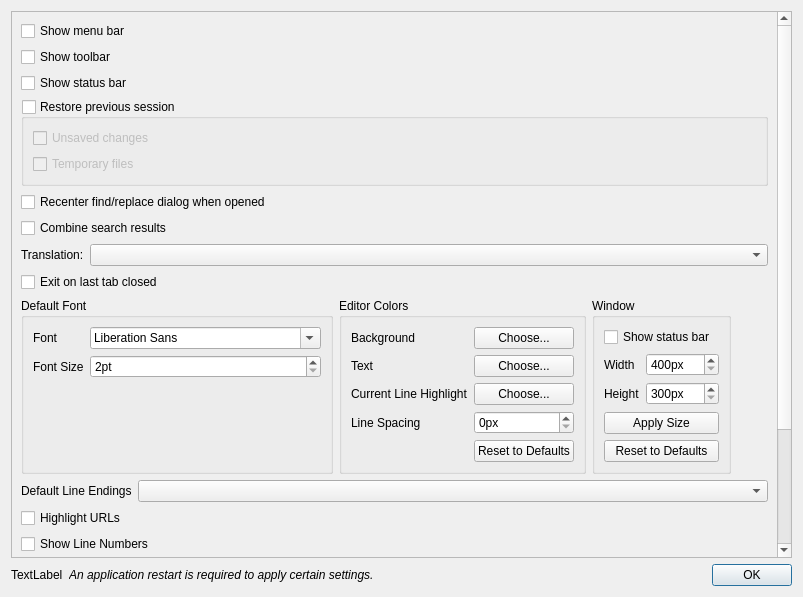
<?xml version="1.0" encoding="UTF-8"?>
<ui version="4.0">
 <class>PreferencesDialog</class>
 <widget class="QDialog" name="PreferencesDialog">
  <property name="geometry">
   <rect>
    <x>0</x>
    <y>0</y>
    <width>803</width>
    <height>597</height>
   </rect>
  </property>
  <property name="windowTitle">
   <string>Preferences</string>
  </property>
  <layout class="QVBoxLayout" name="verticalLayout">
   <item>
    <widget class="QScrollArea" name="scrollArea">
     <property name="widgetResizable">
      <bool>true</bool>
     </property>
     <widget class="QWidget" name="scrollAreaWidgetContents">
      <property name="geometry">
       <rect>
        <x>0</x>
        <y>-99</y>
        <width>769</width>
        <height>644</height>
       </rect>
      </property>
      <layout class="QVBoxLayout" name="verticalLayout_4">
       <item>
        <layout class="QVBoxLayout" name="verticalLayout_2">
         <item>
          <widget class="QCheckBox" name="checkBoxMenuBar">
           <property name="text">
            <string>Show menu bar</string>
           </property>
          </widget>
         </item>
         <item>
          <widget class="QCheckBox" name="checkBoxToolBar">
           <property name="text">
            <string>Show toolbar</string>
           </property>
          </widget>
         </item>
         <item>
          <widget class="QCheckBox" name="checkBoxStatusBar">
           <property name="text">
            <string>Show status bar</string>
           </property>
          </widget>
         </item>
         <item>
          <widget class="QGroupBox" name="gbxRestorePreviousSession">
           <property name="title">
            <string>Restore previous session</string>
           </property>
           <property name="checkable">
            <bool>true</bool>
           </property>
           <property name="checked">
            <bool>false</bool>
           </property>
           <layout class="QVBoxLayout" name="verticalLayout_3">
            <item>
             <widget class="QCheckBox" name="checkBoxUnsavedFiles">
              <property name="text">
               <string>Unsaved changes</string>
              </property>
             </widget>
            </item>
            <item>
             <widget class="QCheckBox" name="checkBoxRestoreTempFiles">
              <property name="text">
               <string>Temporary files</string>
              </property>
             </widget>
            </item>
           </layout>
          </widget>
         </item>
        </layout>
       </item>
       <item>
        <widget class="QCheckBox" name="checkBoxRecenterSearchDialog">
         <property name="text">
          <string>Recenter find/replace dialog when opened</string>
         </property>
        </widget>
       </item>
       <item>
        <widget class="QCheckBox" name="checkBoxCombineSearchResults">
         <property name="text">
          <string>Combine search results</string>
         </property>
        </widget>
       </item>
       <item>
        <layout class="QFormLayout" name="formLayout">
         <property name="labelAlignment">
          <set>Qt::AlignLeading|Qt::AlignLeft|Qt::AlignVCenter</set>
         </property>
         <property name="formAlignment">
          <set>Qt::AlignLeading|Qt::AlignLeft|Qt::AlignTop</set>
         </property>
         <item row="0" column="1">
          <widget class="QComboBox" name="comboBoxTranslation"/>
         </item>
         <item row="0" column="0">
          <widget class="QLabel" name="label">
           <property name="text">
            <string>Translation:</string>
           </property>
          </widget>
         </item>
        </layout>
       </item>
       <item>
        <widget class="QCheckBox" name="checkBoxExitOnLastTabClosed">
         <property name="text">
          <string>Exit on last tab closed</string>
         </property>
        </widget>
       </item>
       <item>
        <layout class="QHBoxLayout" name="horizontalLayout">
         <item>
          <widget class="QGroupBox" name="groupBox">
           <property name="title">
            <string>Default Font</string>
           </property>
           <layout class="QFormLayout" name="formLayout_2">
            <item row="1" column="0">
             <widget class="QLabel" name="label_2">
              <property name="text">
               <string>Font</string>
              </property>
             </widget>
            </item>
            <item row="1" column="1">
             <widget class="QFontComboBox" name="fcbDefaultFont"/>
            </item>
            <item row="3" column="0">
             <widget class="QLabel" name="label_3">
              <property name="text">
               <string>Font Size</string>
              </property>
             </widget>
            </item>
            <item row="3" column="1">
             <widget class="QSpinBox" name="spbDefaultFontSize">
              <property name="suffix">
               <string>pt</string>
              </property>
              <property name="minimum">
               <number>2</number>
              </property>
              <property name="maximum">
               <number>48</number>
              </property>
             </widget>
            </item>
           </layout>
          </widget>
         </item>
         <item>
          <widget class="QGroupBox" name="groupBoxEditorColors">
           <property name="title">
            <string>Editor Colors</string>
           </property>
           <layout class="QFormLayout" name="formLayoutColors">
            <item row="0" column="0">
             <widget class="QLabel" name="labelBackgroundColor">
              <property name="text">
               <string>Background</string>
              </property>
             </widget>
            </item>
            <item row="0" column="1">
             <widget class="QPushButton" name="btnEditorBackgroundColor">
              <property name="text">
               <string>Choose...</string>
              </property>
             </widget>
            </item>
            <item row="1" column="0">
             <widget class="QLabel" name="labelTextColor">
              <property name="text">
               <string>Text</string>
              </property>
             </widget>
            </item>
            <item row="1" column="1">
             <widget class="QPushButton" name="btnEditorTextColor">
              <property name="text">
               <string>Choose...</string>
              </property>
             </widget>
            </item>
            <item row="2" column="0">
             <widget class="QLabel" name="labelHighlightColor">
              <property name="text">
               <string>Current Line Highlight</string>
              </property>
             </widget>
            </item>
            <item row="2" column="1">
             <widget class="QPushButton" name="btnEditorHighlightColor">
              <property name="text">
               <string>Choose...</string>
              </property>
             </widget>
            </item>
            <item row="3" column="0">
             <widget class="QLabel" name="labelLineSpacing">
              <property name="text">
               <string>Line Spacing</string>
              </property>
             </widget>
            </item>
            <item row="3" column="1">
             <widget class="QSpinBox" name="spbEditorLineSpacing">
              <property name="suffix">
               <string>px</string>
              </property>
              <property name="minimum">
               <number>0</number>
              </property>
              <property name="maximum">
               <number>30</number>
              </property>
             </widget>
            </item>
            <item row="4" column="1">
             <widget class="QPushButton" name="btnEditorColorsReset">
              <property name="text">
               <string>Reset to Defaults</string>
              </property>
             </widget>
            </item>
           </layout>
          </widget>
         </item>
         <item>
          <widget class="QGroupBox" name="groupBoxWindow">
           <property name="title">
            <string>Window</string>
           </property>
           <layout class="QVBoxLayout" name="verticalLayoutWindow">
            <item>
             <widget class="QCheckBox" name="checkBoxStatusBarWindow">
              <property name="text">
               <string>Show status bar</string>
              </property>
             </widget>
            </item>
            <item>
             <layout class="QFormLayout" name="formLayoutWindowSize">
              <item row="0" column="0">
               <widget class="QLabel" name="labelWindowWidth">
                <property name="text">
                 <string>Width</string>
                </property>
               </widget>
              </item>
              <item row="0" column="1">
               <widget class="QSpinBox" name="spbWindowWidth">
                <property name="suffix">
                 <string>px</string>
                </property>
                <property name="minimum">
                 <number>400</number>
                </property>
                <property name="maximum">
                 <number>10000</number>
                </property>
               </widget>
              </item>
              <item row="1" column="0">
               <widget class="QLabel" name="labelWindowHeight">
                <property name="text">
                 <string>Height</string>
                </property>
               </widget>
              </item>
              <item row="1" column="1">
               <widget class="QSpinBox" name="spbWindowHeight">
                <property name="suffix">
                 <string>px</string>
                </property>
                <property name="minimum">
                 <number>300</number>
                </property>
                <property name="maximum">
                 <number>10000</number>
                </property>
               </widget>
              </item>
             </layout>
            </item>
            <item>
             <widget class="QPushButton" name="btnApplyWindowSize">
              <property name="text">
               <string>Apply Size</string>
              </property>
             </widget>
            </item>
            <item>
             <widget class="QPushButton" name="btnWindowReset">
              <property name="text">
               <string>Reset to Defaults</string>
              </property>
             </widget>
            </item>
           </layout>
          </widget>
         </item>
         <item>
          <spacer name="horizontalSpacer">
           <property name="orientation">
            <enum>Qt::Horizontal</enum>
           </property>
           <property name="sizeHint" stdset="0">
            <size>
             <width>40</width>
             <height>20</height>
            </size>
           </property>
          </spacer>
         </item>
        </layout>
       </item>
       <item>
        <layout class="QFormLayout" name="formLayout_3">
         <item row="0" column="0">
          <widget class="QLabel" name="label_4">
           <property name="text">
            <string>Default Line Endings</string>
           </property>
          </widget>
         </item>
         <item row="0" column="1">
          <widget class="QComboBox" name="comboBoxLineEndings"/>
         </item>
        </layout>
       </item>
       <item>
        <widget class="QCheckBox" name="checkBoxHighlightURLs">
         <property name="text">
          <string>Highlight URLs</string>
         </property>
        </widget>
       </item>
       <item>
        <widget class="QCheckBox" name="checkBoxShowLineNumbers">
         <property name="text">
          <string>Show Line Numbers</string>
         </property>
        </widget>
       </item>
       <item>
        <widget class="QCheckBox" name="checkBoxAutoCompletion">
         <property name="text">
          <string>Auto Completion</string>
         </property>
        </widget>
       </item>
       <item>
        <widget class="QGroupBox" name="groupBox_2">
         <property name="title">
          <string>Default Directory</string>
         </property>
         <layout class="QVBoxLayout" name="verticalLayout_5">
          <item>
           <widget class="QRadioButton" name="radioFollowCurrentDirectory">
            <property name="text">
             <string>Follow Current Document</string>
            </property>
           </widget>
          </item>
          <item>
           <widget class="QRadioButton" name="radioLastUsedDirectory">
            <property name="text">
             <string>Last Used Directory</string>
            </property>
           </widget>
          </item>
          <item>
           <layout class="QHBoxLayout" name="horizontalLayout_2">
            <item>
             <widget class="QRadioButton" name="radioHardCoded">
              <property name="text">
               <string/>
              </property>
             </widget>
            </item>
            <item>
             <widget class="QLineEdit" name="txtHardCodedPath"/>
            </item>
            <item>
             <widget class="QToolButton" name="btnSelectHardCodedPath">
              <property name="text">
               <string>...</string>
              </property>
             </widget>
            </item>
           </layout>
          </item>
         </layout>
        </widget>
       </item>
       <item>
        <spacer name="verticalSpacer">
         <property name="orientation">
          <enum>Qt::Vertical</enum>
         </property>
         <property name="sizeHint" stdset="0">
          <size>
           <width>20</width>
           <height>40</height>
          </size>
         </property>
        </spacer>
       </item>
      </layout>
     </widget>
    </widget>
   </item>
   <item>
    <layout class="QHBoxLayout" name="layoutAppRestart">
     <item>
      <widget class="QLabel" name="labelAppRestartIcon">
       <property name="text">
        <string>TextLabel</string>
       </property>
      </widget>
     </item>
     <item>
      <widget class="QLabel" name="labelAppRestart">
       <property name="font">
        <font>
         <italic>true</italic>
        </font>
       </property>
       <property name="text">
        <string>An application restart is required to apply certain settings.</string>
       </property>
      </widget>
     </item>
     <item>
      <widget class="QDialogButtonBox" name="buttonBox">
       <property name="orientation">
        <enum>Qt::Horizontal</enum>
       </property>
       <property name="standardButtons">
        <set>QDialogButtonBox::Ok</set>
       </property>
      </widget>
     </item>
    </layout>
   </item>
  </layout>
 </widget>
 <resources/>
 <connections>
  <connection>
   <sender>buttonBox</sender>
   <signal>accepted()</signal>
   <receiver>PreferencesDialog</receiver>
   <slot>accept()</slot>
   <hints>
    <hint type="sourcelabel">
     <x>792</x>
     <y>586</y>
    </hint>
    <hint type="destinationlabel">
     <x>157</x>
     <y>274</y>
    </hint>
   </hints>
  </connection>
  <connection>
   <sender>buttonBox</sender>
   <signal>rejected()</signal>
   <receiver>PreferencesDialog</receiver>
   <slot>reject()</slot>
   <hints>
    <hint type="sourcelabel">
     <x>792</x>
     <y>586</y>
    </hint>
    <hint type="destinationlabel">
     <x>286</x>
     <y>274</y>
    </hint>
   </hints>
  </connection>
 </connections>
</ui>
